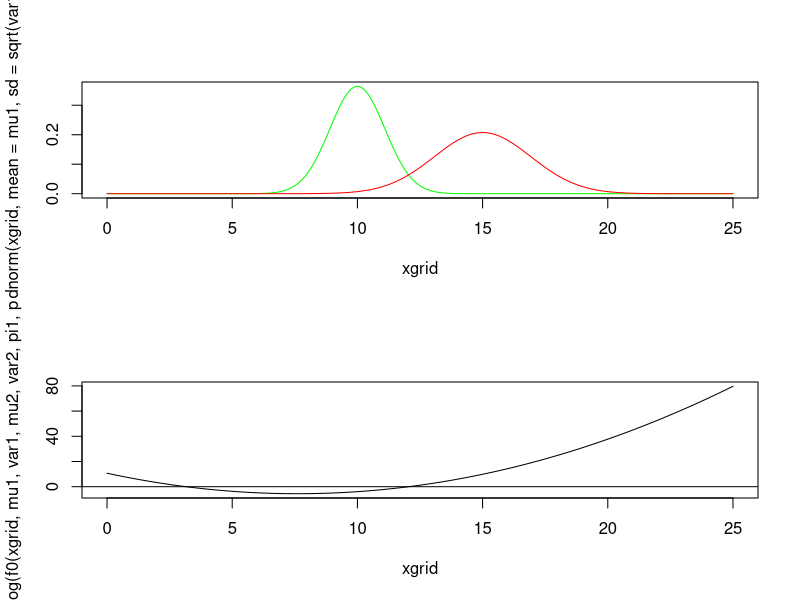
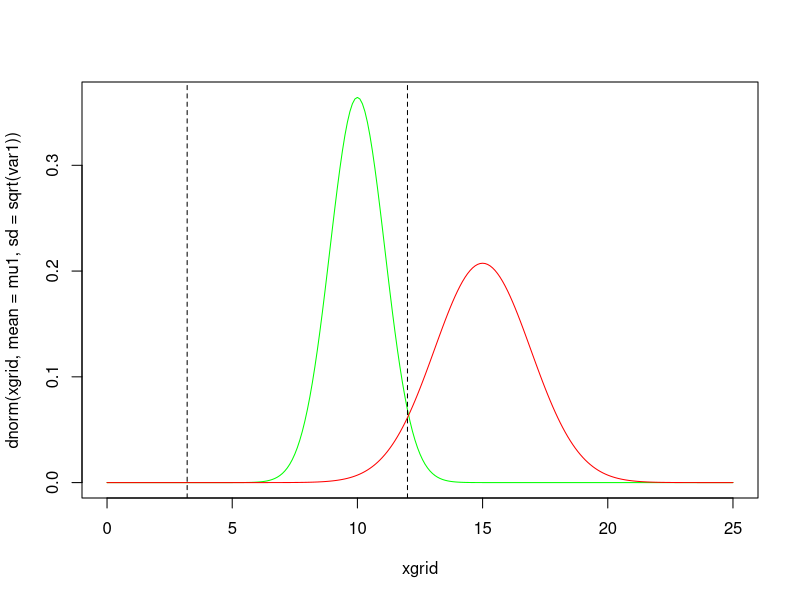
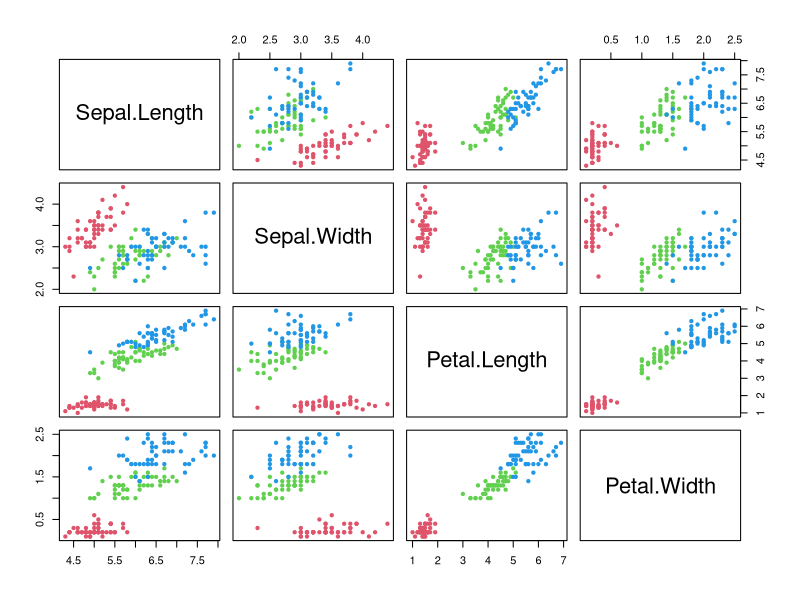
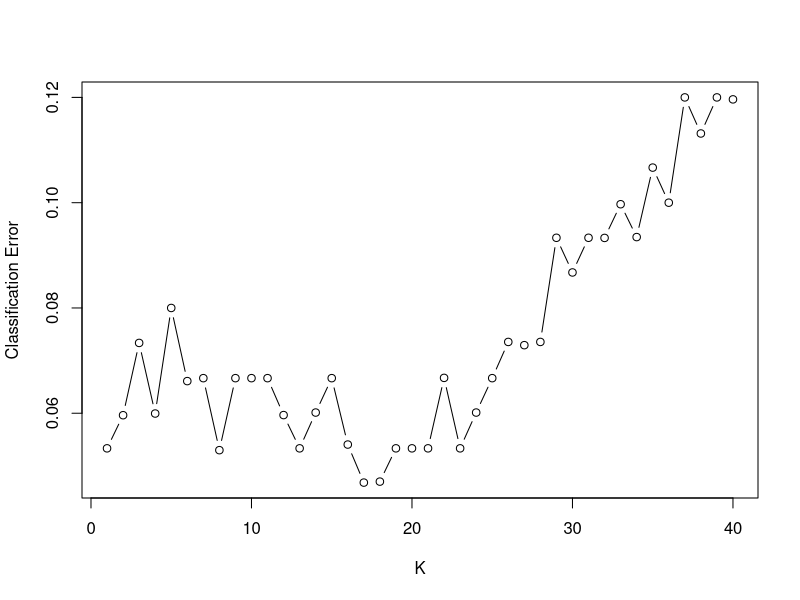

Write the R code that produced these figures, in order.


##################
# Bayes classifier
##################

mu1 = 10
var1 = 1.2
pi1 = 0.5
mu2 = 15
var2 = 3.7
pi2 = 0.5


xgrid = seq(0,25,0.1)

par(mfrow=c(2,1))
plot(xgrid,dnorm(xgrid,mean=mu1,sd=sqrt(var1)),col='green',type='l')
lines(xgrid,dnorm(xgrid,mean=mu2,sd=sqrt(var2)),col='red')


f0 = function(x,mu1,var1,mu2,var2,pi1,pi2) {
  (pi2/pi1)*dnorm(x,mean=mu2,sd=sqrt(var2))/dnorm(x,mean=mu1,sd=sqrt(var1))
}

plot(xgrid,log(f0(xgrid,mu1,var1,mu2,var2,pi1,pi2)),type='l')
abline(h=0)

sort.list(log(f0(xgrid,mu1,var1,mu2,var2,pi1,pi2))^2)[1:10]

# boundaries at indices 121, 33

par(mfrow=c(1,1))
plot(xgrid,dnorm(xgrid,mean=mu1,sd=sqrt(var1)),col='green',type='l')
lines(xgrid,dnorm(xgrid,mean=mu2,sd=sqrt(var2)),col='red')
abline(v=xgrid[33],lty=2)
abline(v=xgrid[121],lty=2)


###############################
# KNN, with Fisher's iris data
###############################

library(class)

iris.col <- c(rep(2,50), rep(3,50), rep(4,50))
pairs(iris[,1:4],col=iris.col,pch=20)

par(mfrow=c(1,1))

errv0 = rep(0,40) 
klist = c(1:40)
errv = rep(NA, 40)
for (iii in 1:500) {
  for (i in 1:40) {
    train <- rbind(iris3[1:25,,1], iris3[1:25,,2], iris3[1:25,,3])
    test <- rbind(iris3[26:50,,1], iris3[26:50,,2], iris3[26:50,,3])
    cl <- factor(c(rep("s",25), rep("c",25), rep("v",25)))
    pr = knn(train, test, cl, k = klist[i], prob=F)
    errv[i] = mean(cl!=pr)
  }
  errv0 = errv0 + errv
}
errv0 = errv0 / 500

plot(klist,errv0,type='b', ylab='Classification Error',xlab='K')


